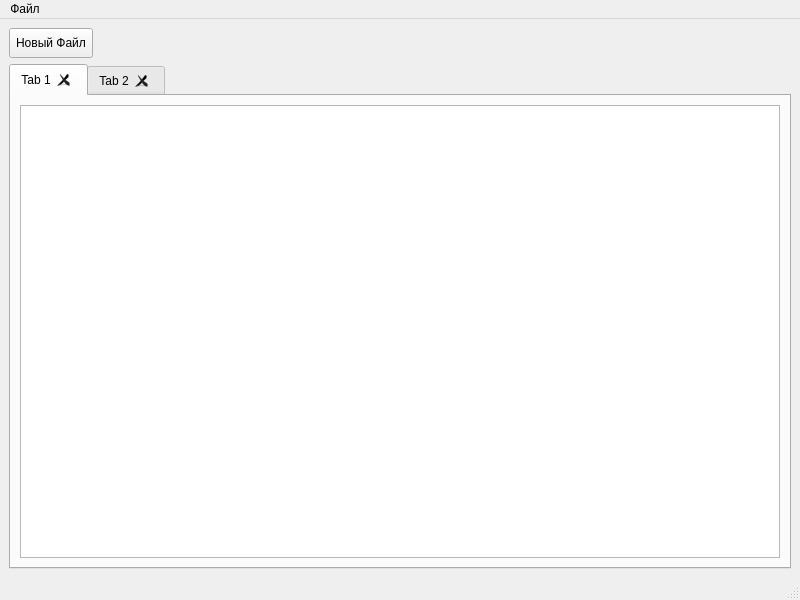
<?xml version="1.0" encoding="UTF-8"?>
<ui version="4.0">
 <class>MainWindow</class>
 <widget class="QMainWindow" name="MainWindow">
  <property name="geometry">
   <rect>
    <x>0</x>
    <y>0</y>
    <width>800</width>
    <height>600</height>
   </rect>
  </property>
  <property name="windowTitle">
   <string>MainWindow</string>
  </property>
  <widget class="QWidget" name="centralwidget">
   <layout class="QVBoxLayout" name="verticalLayout_3">
    <item>
     <widget class="QToolButton" name="toolButton">
      <property name="minimumSize">
       <size>
        <width>50</width>
        <height>30</height>
       </size>
      </property>
      <property name="text">
       <string>Новый Файл</string>
      </property>
     </widget>
    </item>
    <item>
     <widget class="QTabWidget" name="tabWidget">
      <property name="currentIndex">
       <number>0</number>
      </property>
      <property name="tabsClosable">
       <bool>true</bool>
      </property>
      <widget class="QWidget" name="tab">
       <attribute name="title">
        <string>Tab 1</string>
       </attribute>
       <layout class="QVBoxLayout" name="verticalLayout_2">
        <item>
         <layout class="QVBoxLayout" name="verticalLayout">
          <item>
           <widget class="QPlainTextEdit" name="plainTextEdit"/>
          </item>
         </layout>
        </item>
       </layout>
      </widget>
      <widget class="QWidget" name="tab_2">
       <attribute name="title">
        <string>Tab 2</string>
       </attribute>
      </widget>
     </widget>
    </item>
   </layout>
  </widget>
  <widget class="QMenuBar" name="menubar">
   <property name="geometry">
    <rect>
     <x>0</x>
     <y>0</y>
     <width>800</width>
     <height>22</height>
    </rect>
   </property>
   <widget class="QMenu" name="menu">
    <property name="title">
     <string>Файл</string>
    </property>
    <addaction name="action"/>
    <addaction name="action_2"/>
    <addaction name="action_3"/>
    <addaction name="action_4"/>
   </widget>
   <addaction name="menu"/>
  </widget>
  <widget class="QStatusBar" name="statusbar"/>
  <action name="action">
   <property name="text">
    <string>Новый</string>
   </property>
   <property name="shortcut">
    <string>Ctrl+N</string>
   </property>
  </action>
  <action name="action_2">
   <property name="text">
    <string>Открыть</string>
   </property>
   <property name="shortcut">
    <string>Ctrl+O</string>
   </property>
  </action>
  <action name="action_3">
   <property name="text">
    <string>Сохранить</string>
   </property>
   <property name="shortcut">
    <string>Ctrl+S</string>
   </property>
  </action>
  <action name="action_4">
   <property name="text">
    <string>Выход</string>
   </property>
   <property name="shortcut">
    <string>Ctrl+Q</string>
   </property>
  </action>
 </widget>
 <resources/>
 <connections/>
</ui>
